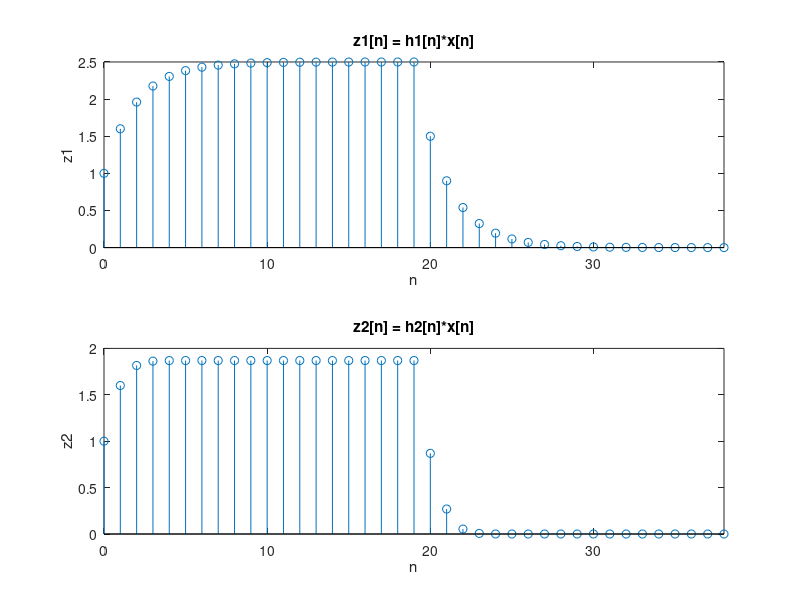

Here is the MATLAB script that generated this plot:
n = 0:19;
x = [1 zeros(1, 19)];
x1 = ones(1,20);
%System1
a1 = [1 -0.6];
b1 = [1 0];
h1 = filter(b1,a1,x);
%System2
h2 = zeros(1,20);
h2(1) = 1;%cuz h2(i) = 0 if i <1, h2[0] = x[0] = 1, h2[1] = h2[0] + 0;
for i= 1:19
    h2(i+1) = 0.6^i*h2(i) +x(i+1);
end

z1 = conv(h1,x1);
nz1 = 0:38;
z2 = conv(h2,x1);
nz2 = 0:38;

subplot(2,1,1)
stem(nz1,z1),axis([0,38,ylim])
xlabel('n');
ylabel('z1');
title('z1[n] = h1[n]*x[n]');
subplot(2,1,2)
stem(nz2,z2),axis([0,38,ylim])
xlabel('n');
ylabel('z2');
title('z2[n] = h2[n]*x[n]');
